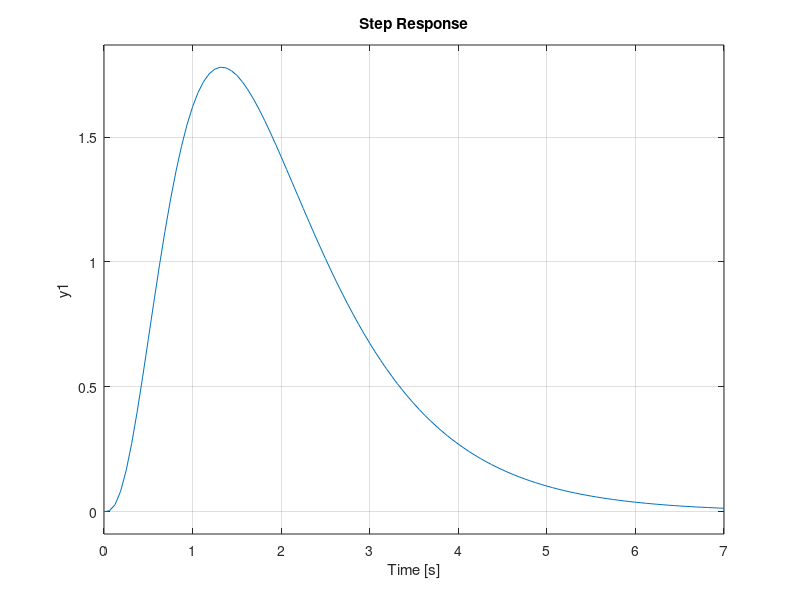

The MATLAB source for this figure:
clear;clc;
R = 50;
L  = 0.2;
g = 9.8;
c = 0.3;
y_star = 0.03;
M = 0.2+0.434;

% A = [0,1,0;g/0.03,0,-2*c/M*sqrt(g*M/c*0.03)*1/0.03; 0,0,-1*R/L];
A = [0,1,0;g/0.03,0,2*c/M*sqrt(g*M/c*0.03)*1/0.03; 0,0,-1*R/L];
B  = [0;0;1/L];
C = [1 0 0];
D  = 0;

A_bar = [A,[0;0;0];-C,0];
B_bar = [B;0];

controllability_matrix = [B_bar,A_bar*B_bar,A_bar^2*B_bar,A_bar^3*B_bar];
rank_controllability_matrix  = rank(controllability_matrix);


%%% Design
C=[1 0 0 0];
D=0;

p = [-5 -1 -2 -3];
K = place(A_bar,B_bar,p)
Ac=(A_bar-B_bar*K);
sys=ss(Ac,B_bar,C,D);
step(sys);
